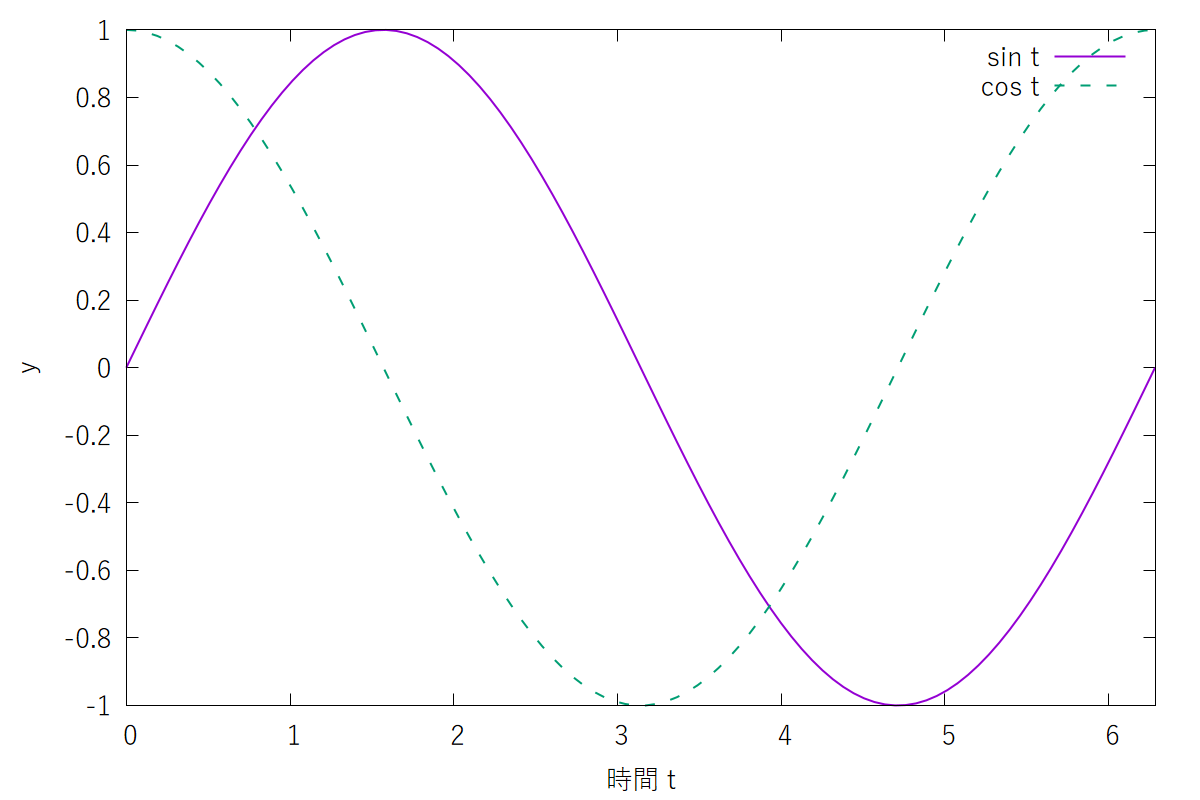

This chart was generated by the following gnuplot code:
set encoding utf8
set xlabel "時間 t"
set ylabel "y"

set terminal pdfcairo size 12cm,8cm font "Yu Gothic,10"
set output "manuscript/figures/gp-sine.pdf"
plot [0:2*pi] sin(x) title "sin t" lw 2, cos(x) title "cos t" dt 2 lw 2
unset output

set terminal pngcairo size 1200,800 font "Yu Gothic,20"
set output "manuscript/figures/gp-sine.png"
replot
unset output
